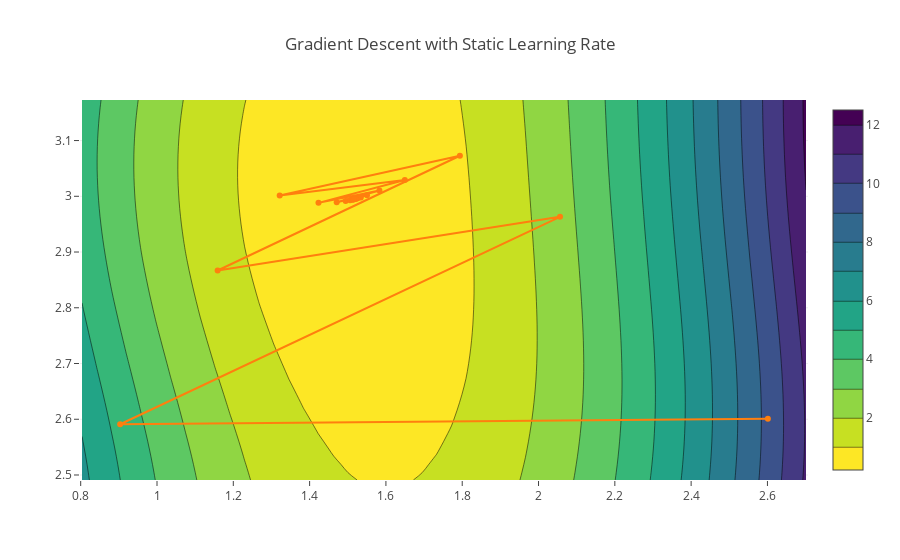

The cell this chart's notebook holds for it:
### Code cell
# Run this
contour_plot('Gradient Descent with Static Learning Rate', ts, average_squared_loss, sin_model, x, y)
